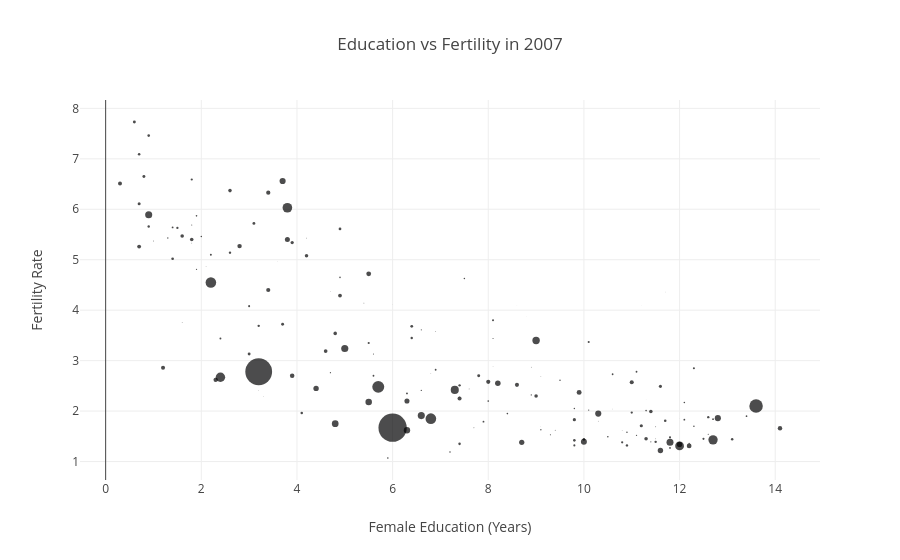

Notebook cell for this chart:
### Code cell
filtered_df = df[df["year"] == 2007]

fig2 = px.scatter(
    filtered_df,
    x="education",
    y="fertility",
    size="population",
    hover_name="country",
    title=f"Education vs Fertility in {2007}",
    labels={
        "education": "Female Education (Years)",
        "fertility": "Fertility Rate"
    }
)

fig2.show()

### Figure 1 — Plotly figure (JSON) as saved in the notebook; plotly's stock layout.template omitted (floating-point values rounded to 4 significant figures; data arrays with more than 128 entries replaced by an {"elided": "..."} marker saying what was removed)
{"data": [{"hovertemplate": "<b>%{hovertext}</b><br><br>Female Education (Years)=%{x}<br>Fertility Rate=%{y}<br>population=%{marker.size}<extra></extra>", "hovertext": {"elided": "174 str values"}, "legendgroup": "", "marker": {"color": "#000001", "size": {"elided": "174 float values"}, "sizemode": "area", "sizeref": 3315000.0, "symbol": "circle"}, "mode": "markers", "name": "", "orientation": "v", "showlegend": false, "type": "scatter", "x": {"elided": "174 float values"}, "xaxis": "x", "y": {"elided": "174 float values"}, "yaxis": "y"}], "layout": {"legend": {"itemsizing": "constant", "tracegroupgap": 0}, "title": {"text": "Education vs Fertility in 2007"}, "xaxis": {"anchor": "y", "domain": [0, 1], "title": {"text": "Female Education (Years)"}}, "yaxis": {"anchor": "x", "domain": [0, 1], "title": {"text": "Fertility Rate"}}}}
